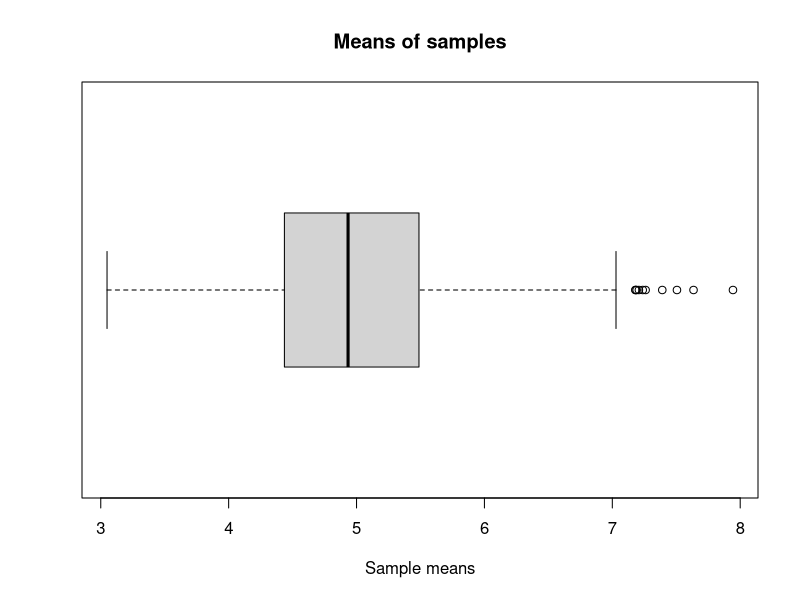
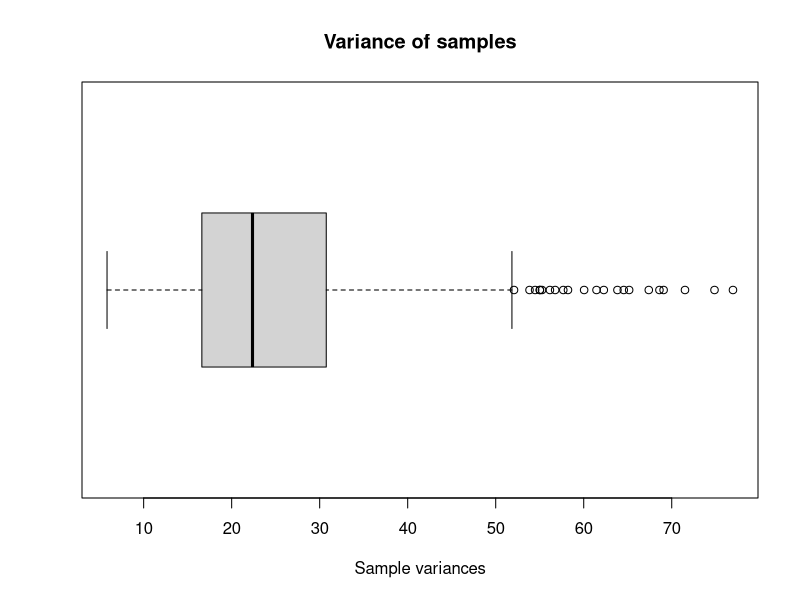

These charts were generated, in order, by the following R code:
## ---- chunk 1
#simulate 40000 of exponential distributions
set.seed(200)
exp <- rexp(40000, .2)
#arranhe them in 1000 samples each of quatity 40
expmat <- matrix(exp, 1000, 40)
## ---- chunk 2
means <- apply(expmat, 1, mean)
## ---- chunk 3
boxplot(means,horizontal = T)
title(main = "Means of samples", xlab = "Sample means")
## ---- chunk 4
vars <- apply(expmat, 1, var)
## ---- chunk 5
boxplot(vars,horizontal = T)
title(main = "Variance of samples", xlab = "Sample variances")
